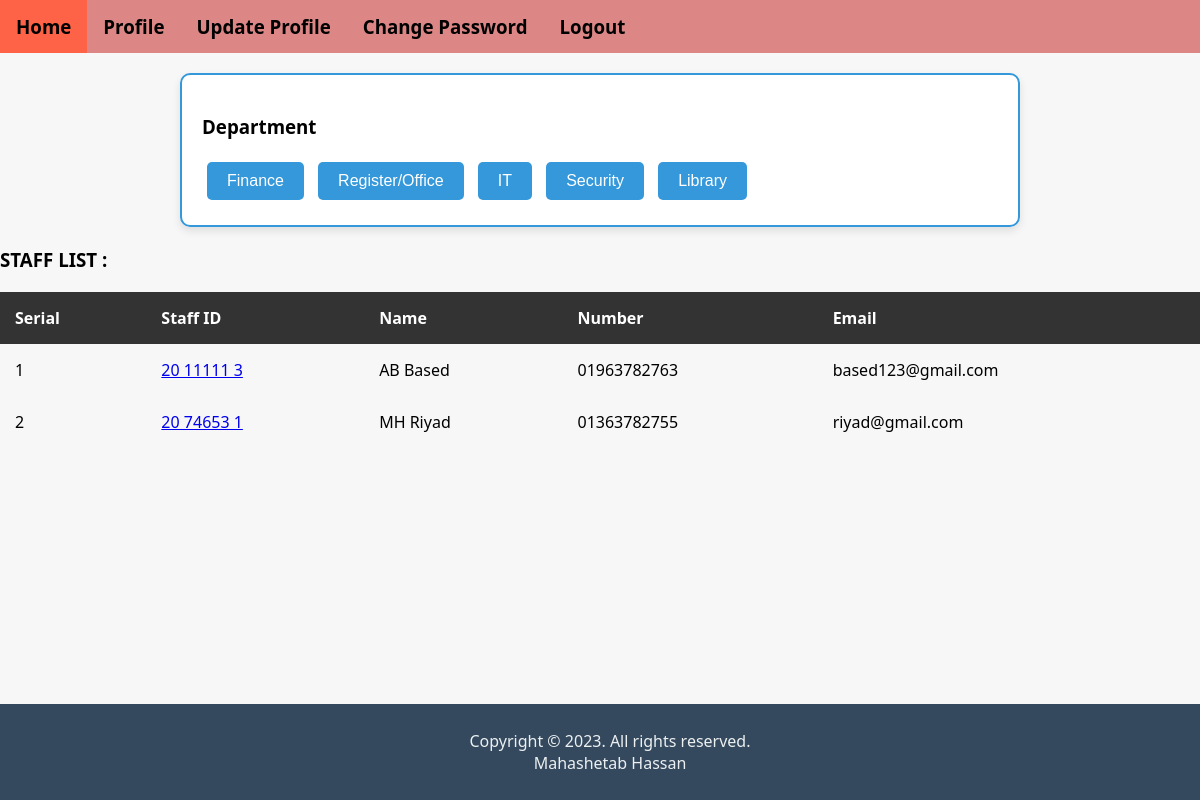
/dept_staff.php?ref=Finance (signed in), run on the app's committed database.
### tables this page shows
CREATE TABLE `staff` (
  `sl` bigint(20) UNSIGNED NOT NULL,
  `id` varchar(10) NOT NULL,
  `name` text NOT NULL,
  `number` text NOT NULL,
  `email` text NOT NULL,
  `department` text NOT NULL,
  `salary` text NOT NULL,
  `entry_time` text NOT NULL,
  `exit_time` text NOT NULL,
  `off_day` text NOT NULL
);

### dept_staff.php (the view, shortened to what this page needs)
<?php include"header.php"; ?>
<fieldset>
<h3>Department</h3>
<button><a href="dept_staff.php?ref=Finance">Finance</a></button>
<button><a href="dept_staff.php?ref=Register Office">Register/Office</a></button>
<button><a href="dept_staff.php?ref=IT">IT</a></button>
<button><a href="dept_staff.php?ref=Security">Security</a></button>
<button><a href="dept_staff.php?ref=Library">Library</a></button>
</fieldset>
<h3>STAFF LIST :</h3>
<table style="text-align:left">
    <tr><th>Serial</th>
        <th>Staff ID</th>
        <th>Name</th>
        <th>Number</th>
        <th>Email</th>
    </tr>
<?php
include"../conn.php";
$dept = $_GET['ref'];
$ssql = "SELECT * FROM staff where department ='$dept'";
$i = 0;
$rresult = mysqli_query($conn,$ssql);
while ($row = mysqli_fetch_assoc($rresult)){
$i++;
?>
<tr>
    <td><?php echo $i ; ?></td>
    <td><a href="individual_data.php?ref=<?php echo $row['sl'] ; ?>"><?php echo $row['id'] ; ?></a></td>
    <td><?php echo $row['name'] ; ?></td>
    <td><?php echo $row['number'] ; ?></td>
    <td><?php echo $row['email'] ; ?></td>
</tr>
<?php } ?>
</table>
<?php include"footer.php"; ?>

### dept_staff.php (style rules this page uses)
body { font-family: 'Segoe UI', Tahoma, Geneva, Verdana, sans-serif; background-color: #f7f7f7; margin: 0; padding: 0; }
fieldset { width: 70%; margin: 20px auto; border: 2px solid #3498db; border-radius: 10px; padding: 20px; box-sizing: border-box; background-color: #fff; box-shadow: 0 4px 8px rgba(0, 0, 0, 0.1); }
button { background-color: #3498db; color: #fff; border: none; padding: 10px 20px; text-align: center; text-decoration: none; display: inline-block; font-size: 16px; cursor: pointer; border-radius: 5px; margin: 5px; transition: background-color 0.3s ease; }
button a { color: inherit; text-decoration: none; }
table { width: 100%; border-collapse: collapse; margin-top: 20px; }
th, td { padding: 15px; text-align: left; }
th { background-color: #333; color: white; }

### data on the page
staff: id "20 11111 3", name "AB Based", number "01963782763", email "based123@gmail.com"
staff: id "20 74653 1", name "MH Riyad", number "01363782755", email "riyad@gmail.com"
